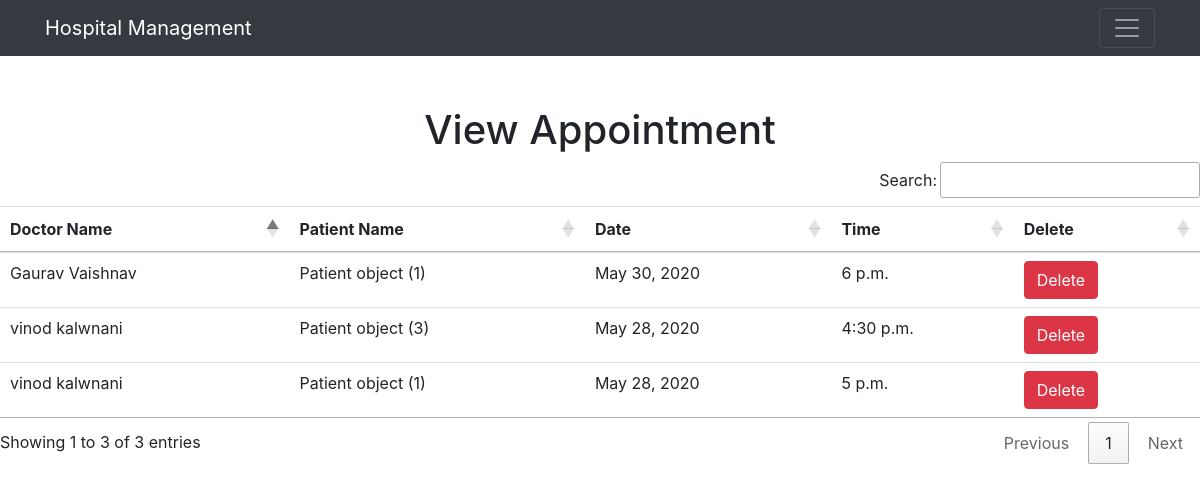
The page /view_appointment/ (signed in) on the database its author committed.
### hospit/models.py (models this page shows, shortened)
class Appointment(models.Model):
    doctor=models.ForeignKey(Doctor,on_delete=models.CASCADE)
    patient=models.ForeignKey(Patient,on_delete=models.CASCADE)
    date1=models.DateField(max_length=10)
    time1=models.TimeField(max_length=150)

class Doctor(models.Model):
    name=models.CharField(max_length=50)
    mobile=models.IntegerField()
    special=models.CharField(max_length=50)
    def __str__(self):
        return self.name

class Patient(models.Model):
    name=models.CharField(max_length=50)
    mobile=models.IntegerField(null=True)
    gender=models.CharField(max_length=10)
    address=models.CharField(max_length=150)

### hospit/views.py (the view)
# urls.py: path('view_appointment/', View_Appointment,name='view_appointment'),
def View_Appointment(request):
    if not request.user.is_staff:
        return redirect('login')
    appoint = Appointment.objects.all()
    d = {'appoint':appoint}
    return render(request,'view_appointment.html',d)

### hospit/templates/view_appointment.html (shortened to what this page needs)
{%extends 'navigationbar.html' %}
{% load static %}
{% block body %}
<!DOCTYPE html>
<html lang="en">
<head>
</head>
<body>
<div class="container" style="margin-top: 50px;">
<h1 class="text-center">View Appointment</h1>
</div>
<table class="table table-hover" id="example">
    <thead>
        <tr>
            <th>Doctor Name</th>
            <th>Patient Name</th>
            <th>Date</th>
            <th>Time</th>
            <th>Delete</th>
        </tr>
    </thead>
    <tbody>
        {% for i in appoint %}
        <tr>
            <td>{{i.doctor}}</td>
            <td>{{i.patient}}</td>
            <td>{{i.date1}}</td>
            <td>{{i.time1}}</td>
            <td><a class="btn btn-danger" href="{% url 'delete_appointment' i.id %}" onclick="return confirm('Are you really want to delete?')">Delete</a></td>
        </tr>
        {% endfor %}
    </tbody>
</table>
</body>
</html>
{% endblock %}

### hospit/static/css/style.css (style rules this page uses)
h1 { text-align: center; }

### rows shown on the page
Appointment: doctor "Gaurav Vaishnav", patient "Patient object (1)", date1 "May 30, 2020", time1 "6 p.m."
Appointment: doctor "vinod kalwnani", patient "Patient object (3)", date1 "May 28, 2020", time1 "4:30 p.m."
Appointment: doctor "vinod kalwnani", patient "Patient object (1)", date1 "May 28, 2020", time1 "5 p.m."
